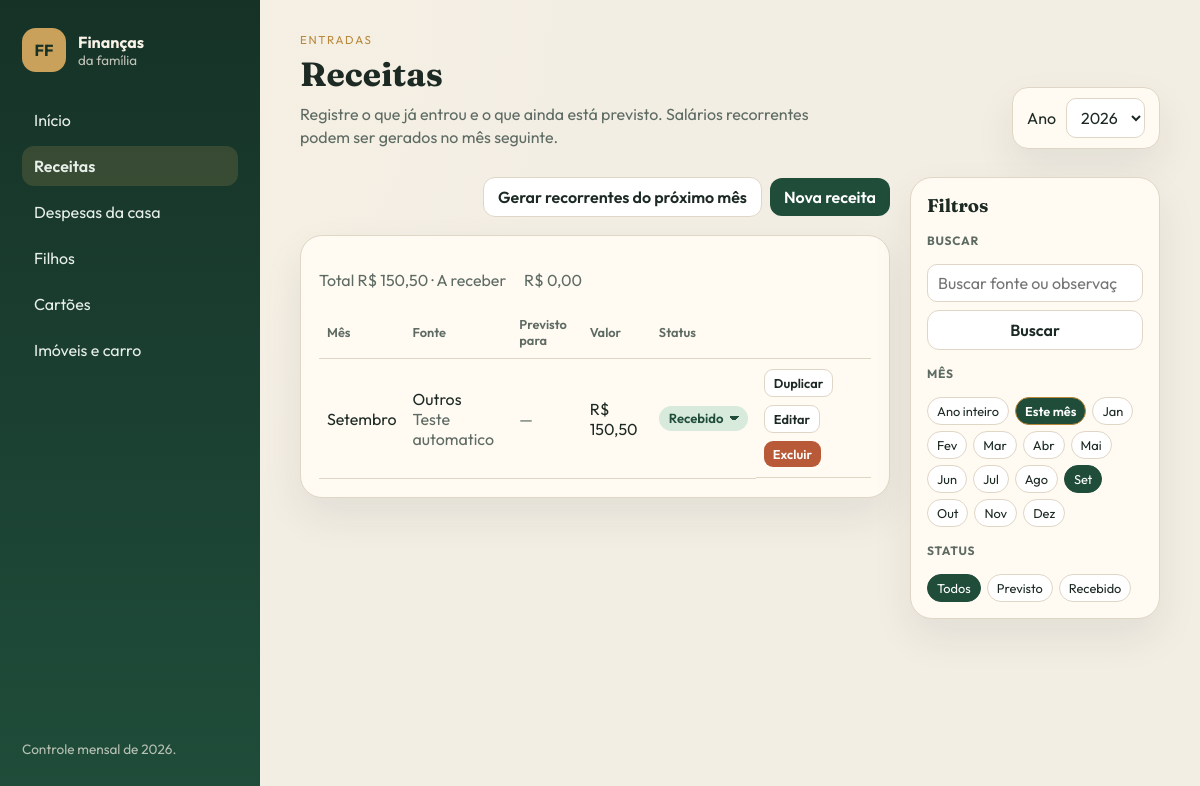
Page /receitas/?mes=9&ano=2026 on the committed database.
### inicio/models.py (models this page shows, shortened)
class Receita(models.Model):
    FONTE_SALARIO_ALINE = 'salario_aline'
    FONTE_SALARIO_LUIZ = 'salario_luiz'
    FONTE_MESADA_VOVO = 'mesada_vovo'
    FONTE_OUTROS = 'outros'
    FONTE_CHOICES = [
        (FONTE_SALARIO_ALINE, 'Salário Aline'),
        (FONTE_SALARIO_LUIZ, 'Salário Luiz'),
        (FONTE_MESADA_VOVO, 'Mesada Vovô'),
        (FONTE_OUTROS, 'Outros'),
    ]
    ano = models.PositiveIntegerField(default=ANO_PADRAO)
    mes = models.PositiveSmallIntegerField(choices=MESES)
    fonte = models.CharField(max_length=30, choices=FONTE_CHOICES)
    valor = models.DecimalField(max_digits=12, decimal_places=2)
    observacao = models.CharField(max_length=200, blank=True)
    status = models.CharField(
        max_length=20,
        choices=STATUS_RECEITA_CHOICES,
        default=STATUS_RECEBIDO,
    )
    dia_vencimento = models.PositiveSmallIntegerField(
        null=True,
        blank=True,
        verbose_name='Dia previsto',
        help_text='Dia do mês em que o valor deve entrar (1 a 31).',
    )
    recorrente = models.BooleanField(
        default=False,
        verbose_name='Lançamento recorrente',
        help_text='Permite gerar automaticamente no mês seguinte.',
    )
    class Meta:
        ordering = ['ano', 'mes', 'fonte']
        verbose_name = 'Receita'
        verbose_name_plural = 'Receitas'
    @property
    def data_vencimento(self):
        return data_do_dia(self.ano, self.mes, self.dia_vencimento)

### inicio/views.py (the view)
# urls.py: path('receitas/', views.ReceitaListView.as_view(), name='receitas'),
class ReceitaListView(MesPadraoMixin, ListView):
    model = Receita
    template_name = 'inicio/receitas_lista.html'
    context_object_name = 'receitas'
    def get_queryset(self):
        qs = Receita.objects.filter(ano=ano_request(self.request))
        return aplicar_busca_status(qs, self.request, ('fonte', 'observacao'))
    def get_context_data(self, **kwargs):
        context = super().get_context_data(**kwargs)
        qs = context['receitas']
        context['ano'] = ano_request(self.request)
        context['total'] = sum((r.valor for r in qs), 0)
        context['a_receber'] = qs.filter(status=STATUS_PREVISTO).aggregate(s=Sum('valor'))['s'] or 0
        return context

### inicio/context_processors.py (called while the page is built)
def _anos_disponiveis(ano_selecionado):
    try:
        anos = list(Ano.objects.filter(ativo=True).values_list('numero', flat=True))
    except (OperationalError, ProgrammingError):
        anos = []
    if not anos:
        anos = list(range(ANO_PADRAO - 1, ANO_PADRAO + 3))
    if ano_selecionado not in anos:
        anos = sorted(anos + [ano_selecionado])
    return anos

def financeiro(request):
    try:
        ano = int(request.GET.get('ano', ANO_PADRAO))
    except (TypeError, ValueError):
        ano = ANO_PADRAO
    try:
        cartoes = list(Cartao.objects.values('id', 'nome'))
    except (OperationalError, ProgrammingError):
        cartoes = []
    hoje = date.today()
    return {
        'ano_selecionado': ano,
        'meses_nav': MESES,
        'anos_disponiveis': _anos_disponiveis(ano),
        'status_choices': STATUS_CHOICES,
        'status_pagamento': STATUS_PAGAMENTO,
        'status_receita': STATUS_RECEITA_CHOICES,
        'cartoes_json': cartoes,
        'hoje': hoje,
        'mes_atual': hoje.month,
        'ano_atual': hoje.year,
    }

### inicio/filtros.py (called while the page is built)
def ano_request(request):
    origem = request.GET if request.method == 'GET' else request.GET or request.POST
    try:
        return int(origem.get('ano', ANO_PADRAO))
    except (TypeError, ValueError):
        return ANO_PADRAO

def mes_request(request):
    valor = request.GET.get('mes') or request.POST.get('mes')
    if not valor or valor == MES_TODOS:
        return None
    try:
        mes = int(valor)
    except (TypeError, ValueError):
        return None
    return mes if 1 <= mes <= 12 else None

def redirect_mes_padrao(request):
    if request.method != 'GET' or 'mes' in request.GET:
        return None
    params = request.GET.copy()
    params['mes'] = str(date.today().month)
    if 'ano' not in params:
        params['ano'] = str(ano_request(request))
    return redirect(f'{request.path}?{params.urlencode()}')

def aplicar_busca_status(qs, request, search_fields):
    mes = mes_request(request)
    if mes:
        qs = qs.filter(mes=mes)
    status = request.GET.get('status')
    if status:
        qs = qs.filter(status=status)
    termo = (request.GET.get('q') or '').strip()
    if termo and search_fields:
        condicao = Q()
        for campo in search_fields:
            condicao |= Q(**{f'{campo}__icontains': termo})
        qs = qs.filter(condicao)
    return qs

### inicio/vencimento.py (called while the page is built, shortened)
def data_do_dia(ano, mes, dia):
    if not ano or not mes or not dia:
        return None

### templates/inicio/receitas_lista.html (shortened to what this page needs)
{% extends "base.html" %}
{% load financeiro %}
{% block kicker %}Entradas{% endblock %}
{% block heading %}Receitas{% endblock %}
{% block intro %}
    <p class="intro-pagina">Registre o que já entrou e o que ainda está previsto. Salários recorrentes podem ser gerados no mês seguinte.</p>
{% endblock %}
{% block classe_corpo %}com-filtros{% endblock %}
{% block filtros %}
{% include "includes/barra_filtros.html" with busca_placeholder="Buscar fonte ou observação" status_opcoes=status_receita %}
{% endblock %}
{% block content %}
{% url 'inicio:receita_nova' as nova_url %}
{% url 'inicio:receitas_gerar' as gerar_url %}
{% include "includes/acoes_lista.html" with nova_url=nova_url nova_label="Nova receita" gerar_url=gerar_url %}
<div class="card">
    <p class="totais">
        Total {{ total|brl }} ·
        A receber <span data-a-receber data-a-pagar-valor="{{ a_receber }}">{{ a_receber|brl }}</span>
    </p>
    <div class="tabela-wrap">
        <table>
            <thead>
                <tr>
                    <th>Mês</th>
                    <th>Fonte</th>
                    <th>Previsto para</th>
                    <th>Valor</th>
                    <th>Status</th>
                    <th></th>
                </tr>
            </thead>
            <tbody>
                {% for receita in receitas %}
                    <tr>
                        <td>{{ receita.get_mes_display }}</td>
                        <td>
                            {{ receita.get_fonte_display }}
                            {% if receita.observacao %}<div class="muted">{{ receita.observacao }}</div>{% endif %}
                        </td>
                        <td>{% include "includes/badge_vencimento.html" with objeto=receita %}</td>
                        <td>{{ receita.valor|brl }}</td>
                        <td>
                            {% url 'inicio:receita_status' receita.pk as status_url %}
                            {% include "includes/seletor_status.html" with objeto=receita url=status_url permite_cartao=False opcoes=status_receita valor=receita.valor %}
                        </td>
                        <td class="acoes">
                            <button type="button" class="botao-secundario botao-pequeno" data-duplicar="{% url 'inicio:receita_duplicar' receita.pk %}">Duplicar</button>
                            <a class="botao-secundario botao-pequeno" href="{% url 'inicio:receita_editar' receita.pk %}?{{ request.GET.urlencode }}">Editar</a>
                            <a class="botao-perigo botao-pequeno" href="{% url 'inicio:receita_excluir' receita.pk %}?{{ request.GET.urlencode }}">Excluir</a>
                        </td>
                    </tr>
                {% empty %}
                    <tr>
                        <td colspan="6">
                            {% include "includes/empty_state.html" with mensagem="Nenhuma receita neste recorte." url=nova_url rotulo="Cadastrar receita" %}
                        </td>
                    </tr>
                {% endfor %}
            </tbody>
        </table>
    </div>
</div>
{% endblock %}

### templates/includes/badge_vencimento.html
{% load financeiro %}
{% if objeto.data_vencimento %}
    <span class="vencimento {% if objeto.situacao_vencimento %}vencimento-{{ objeto.situacao_vencimento }}{% endif %}">
        {{ objeto.data_vencimento|data_br }}
        {% if objeto.situacao_vencimento == 'atrasada' %}<small>Atrasada</small>{% endif %}
        {% if objeto.situacao_vencimento == 'vence_hoje' %}<small>Vence hoje</small>{% endif %}
    </span>
{% else %}
    <span class="muted">—</span>
{% endif %}

### templates/includes/seletor_status.html
{% load financeiro %}
<select
    class="seletor-status {{ objeto.status|status_classe }}"
    data-url="{{ url }}"
    data-status-atual="{{ objeto.status }}"
    data-permite-cartao="{% if permite_cartao %}1{% else %}0{% endif %}"
    data-valor="{{ valor }}"
    data-aberto="{% if objeto.status == 'aberto' or objeto.status == 'previsto' %}1{% else %}0{% endif %}"
    aria-label="Status"
>
    {% for codigo, rotulo in opcoes %}
        <option value="{{ codigo }}" {% if objeto.status == codigo %}selected{% endif %}>{{ rotulo }}</option>
    {% endfor %}
</select>

### static/css/app.css (style rules this page uses)
:root { --bg: #f3eee4; --paper: #fffaf2; --ink: #1d2a24; --muted: #5d6b63; --line: #e0d6c6; --forest: #1f4d3a; --forest-2: #2f6a50; --sage: #d7eadc; --gold: #b8873a; --terracotta: #b85a38; --ok: #2f6a50; --warn: #b85a38; --card: #c9782b; --shadow: 0 18px 40px rgba(31, 44, 36, 0.08); }
* { box-sizing: border-box; }
html, body { margin: 0; padding: 0; }
body { font-family: Outfit, sans-serif; background: radial-gradient(circle at top left, #f8f1e3, var(--bg) 40%); color: var(--ink); }
a { color: inherit; }
.filtro-ano select, .form-control, .form-select, input, select, textarea { font: inherit; border: 1px solid var(--line); border-radius: 10px; padding: 8px 10px; background: white; color: var(--ink); }
.card { background: var(--paper); border: 1px solid var(--line); border-radius: 22px; padding: 18px; box-shadow: var(--shadow); }
.muted { color: var(--muted); }
.badge, .status-aberto, .status-fechado, .status-cartao { display: inline-flex; align-items: center; border-radius: 999px; padding: 3px 10px; font-size: 0.78rem; font-weight: 600; }
.status-fechado { background-color: var(--sage); color: var(--forest); }
.seletor-status { font: inherit; font-size: 0.82rem; font-weight: 600; border: 0; border-radius: 999px; padding: 5px 10px; cursor: pointer; appearance: none; background-image: linear-gradient(45deg, transparent 50%, currentColor 50%), linear-gradient(135deg, currentColor 50%, transparent 50%); background-position: calc(100% - 14px) 50%, calc(100% - 9px) 50%; background-size: 5px 5px, 5px 5px; background-repeat: no-repeat; padding-right: 24px; }
.acoes-pagina, .chips, .acoes { display: flex; flex-wrap: wrap; gap: 8px; align-items: center; }
.botao, button, .botao-secundario, .botao-perigo { display: inline-flex; align-items: center; justify-content: center; text-decoration: none; border: 0; cursor: pointer; border-radius: 12px; padding: 9px 14px; font: inherit; font-weight: 600; }
.botao-secundario { background: white; border: 1px solid var(--line); color: var(--ink); }
.botao-perigo { background: var(--terracotta); color: white; }
.botao-pequeno { padding: 5px 9px; font-size: 0.8rem; border-radius: 9px; }
.tabela-wrap { overflow-x: auto; }
table { width: 100%; border-collapse: collapse; }
th, td { text-align: left; padding: 10px 8px; border-bottom: 1px solid var(--line); vertical-align: middle; }
th { font-size: 0.8rem; color: var(--muted); font-weight: 600; }
.totais { display: flex; gap: 18px; color: var(--muted); flex-wrap: wrap; }
.intro-pagina { margin: 8px 0 0; color: var(--muted); max-width: 52ch; line-height: 1.45; }
table a { color: var(--forest); font-weight: 600; text-decoration: none; }

### rows in the picture
Receita: mes "Setembro", fonte "Outros", observacao "Teste automatico", valor|brl "R$ 150,50", status+valor "Recebido"

### other values in the picture
{{ ano_selecionado }} "2026"
{{ nome|slice:':3' }} "Jan" "Fev" "Mar" "Abr" "Mai" "Jun" "Jul" "Ago" "Set" "Out" "Nov" "Dez"
{{ rotulo }} "Previsto" "Recebido"
{{ nova_label }} "Nova receita"
{{ total|brl }} "R$ 150,50"
{{ a_receber|brl }} "R$ 0,00"
form field ano "2026"
